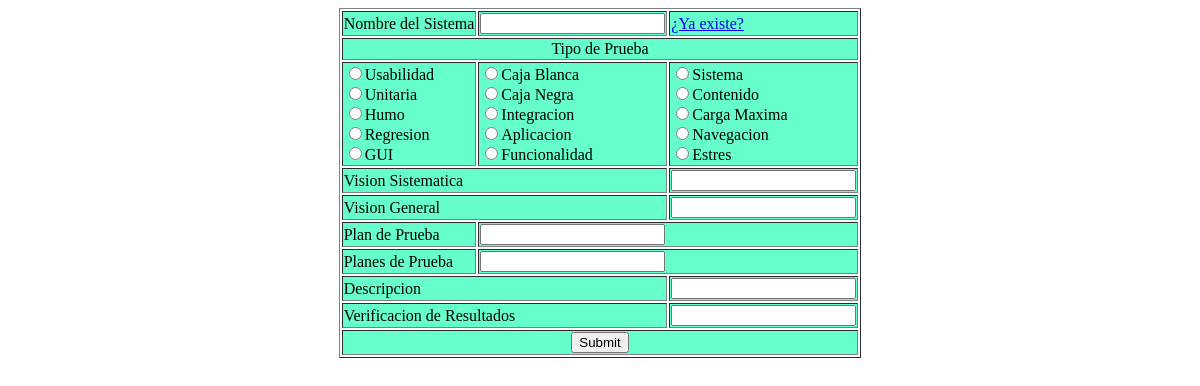
Page /Pruebas.php?sis=1&typu=0&tysis=0 (signed in) on the committed database.
### tables this page shows
CREATE TABLE IF NOT EXISTS `prueba` (
  `id_prueba` int(3) NOT NULL AUTO_INCREMENT,
  `tipo` varchar(30) NOT NULL,
  PRIMARY KEY (`id_prueba`)
);

### Pruebas.php (the view, shortened to what this page needs)
<?php
$id_usuario = $_SESSION['iduser'];
$vsis = $_GET["sis"];
$rdbtn = $_REQUEST["typu"];
$selsist = $_REQUEST["tysis"];
?>
<HTML>
<HEAD>
 <link rel="stylesheet" type="text/css" href="./css/estilotabla.css">
</HEAD>
<BODY>
		<form method="post" action="addprueba.php?idsist=<?php echo $selsist;?>&idp=<?php echo $rdbtn;?>" onSubmit="return val(this)" enctype="multipart/form-data">
          <table border="1"  align="center" class="prueba">
                <tr>
                  <td colspan>Nombre del Sistema</td>
                  <td>
					  <?php
                      if($vsis == 0){ ?>
                      <select name="ns" id="ns" style="alignment-adjust:middle">
                      <?php
                        require_once("Conexion/conexionphpaud.php");
                        mysql_select_db($database,$conexion);
                        $sql="select * from sistema";
                        $Rs=mysql_query($sql,$conexion) or die (mysql_error());
                        $row_Rs=mysql_fetch_assoc($Rs);
                        do{
							if($selsist==$row_Rs["id_sistema"]){
                      ?>
                      <option value="<?php echo $row_Rs["id_sistema"];?>" selected><?php echo $row_Rs["nombre"];?></option>
                      <?php
							}
					  else
					  		{
					  ?>
                      <option value="<?php echo $row_Rs["id_sistema"];?>" ><?php echo $row_Rs["nombre"];?></option>
                      <?php }}while($row_Rs = mysql_fetch_assoc($Rs));
                      ?>
                      </select>
				   </td>
                   <td><a href="Pruebas.php?sis=1&typu=0&tysis=0" class="liga">Nuevo</a></td>
                </tr>
                	  <?php
					  }
					  else
					  {
					  ?>
                      	<input type="text" name="ns">
                      	<td><a href="Pruebas.php?sis=0&typu=0&tysis=0" class="liga">¿Ya existe?</a></td>
                      <?php
					  }
					  ?>
                <tr>
                  <td colspan="3" align="center">Tipo de Prueba</td>
                </tr>
<tr>
                <?php
                        require_once("Conexion/conexionphpaud.php");
                        $sqlp="select * from prueba";
                        $Rsp=mysql_query($sqlp,$conexion) or die (mysql_error());
                        $row_Rsp=mysql_fetch_assoc($Rsp);
                        do{
							if($rdbtn==$row_Rsp["id_prueba"]){
				?>
						<?php
					   if($row_Rsp ["id_prueba"] == 1 || $row_Rsp ["id_prueba"] == 6 ||  $row_Rsp ["id_prueba"] == 11){
					   ?>
                        <td>
                        <?php }
						?>
                        <input type="radio" name="prueba" id="prueba" value="<?php echo $row_Rsp ["id_prueba"];?>" onChange="rdbtn()" checked><?php echo $row_Rsp["tipo"];?><br>
                        <?php
							}
							else
							{
						?>
                       <?php
					   if($row_Rsp ["id_prueba"] == 1 || $row_Rsp ["id_prueba"] == 6 ||  $row_Rsp ["id_prueba"] == 11){
					   ?>
                        <td>
                        <?php }
						?>
                        <input type = "radio" name="prueba" id="prueba" value="<?php echo $row_Rsp ["id_prueba"];?>" onChange="rdbtn()"><?php echo $row_Rsp["tipo"];?><br>
                        <?php }if($row_Rsp ["id_prueba"] == 5 || $row_Rsp ["id_prueba"] == 15){   ?>
                        </td>
                        <?php }    ?>
                        <?php }while($row_Rsp = mysql_fetch_assoc($Rsp));?>
</tr>
                <?php
				 	if($vsis==0){$selsist= $selsist;}else{$selsist=0; $rdbtn=0; $id_usuario=0;}
					require_once("Conexion/conexionphpaud.php");
                    $sqlc="select * from funciones where id_prueba=". $rdbtn. " and id_usuario=". $id_usuario . " and id_sistema=" . $selsist;
                    $Rsc=mysql_query($sqlc,$conexion) or die (mysql_error());
                    $row_Rsc=mysql_fetch_assoc($Rsc);
					if($row_Rsc<>0){
				?>
                	<tr>
                	<td colspan="2">Vision Sistematica</td>
                    <td><input type="text" name="visionsist" value="<?php echo $row_Rsc['v_sist'];?>" readonly></td>
                </tr>
                <tr>
                	<td colspan="2">Vision General</td>
                    <td><input type="text" name="visiongen" value="<?php echo $row_Rsc['v_gral'];?>" readonly></td>
                </tr>
                <tr>
                	<td>Plan de Prueba</td>
                    <td colspan="2"><input type="text" name="planp" value="<?php echo $row_Rsc['plan_p'];?>" readonly></td>
                </tr>
                <tr>
                	<td height="38">Planes de Prueba</td>
                  <td colspan="2"><input type="text" name="imagen"  value="<?php echo $row_Rsc['planes_p'];?>"readonly></td>
                </tr>
               <tr>
                	<td colspan="2">Descripcion</td>
                    <td colspan="2"><input type="text" name="desc" value="<?php echo $row_Rsc['descripcion'];?>" readonly></td>
                </tr>
                <tr>
                	<td colspan="2">Verificacion de Resultados</td>
                    <td><input type="text" name="vresult" value="<?php echo $row_Rsc['v_r'];?>" readonly></td>
                </tr>
                <tr>
                  <td colspan="3" align="center"><input type="submit" disabled ></td>
                <?php
				}else{
				?>
                <tr>
                	<td colspan="2">Vision Sistematica</td>
                    <td><input type="text" name="visionsist"></td>
                </tr>
                <tr>
                	<td colspan="2">Vision General</td>
                    <td><input type="text" name="visiongen"></td>
                </tr>
                <tr>
                	<td>Plan de Prueba</td>
                    <td colspan="2"><input type="text" name="planp" ></td>
                </tr>
                <tr>
                	<td>Planes de Prueba</td>
                    <td colspan="2"><input type="text" name="imagen" ></td>
                </tr>
               <tr>
                	<td colspan="2">Descripcion</td>
                    <td colspan="2"><input type="text" name="desc"></td>
                </tr>
                <tr>
                	<td colspan="2">Verificacion de Resultados</td>
                    <td><input type="text" name="vresult"></td>
                </tr>
                <tr>
                  <td colspan="3" align="center"><input type="submit" ></td>
                </tr>
                <?php }?>
        </table>
     </form>
</BODY>
</HTML>

### css/estilotabla.css (style rules this page uses)
.prueba tr { background-color: #6FC; }

### rows in the picture
prueba: tipo "Usabilidad"
prueba: tipo "Unitaria"
prueba: tipo "Humo"
prueba: tipo "Regresion"
prueba: tipo "GUI"
prueba: tipo "Caja Blanca"
prueba: tipo "Caja Negra"
prueba: tipo "Integracion"
prueba: tipo "Aplicacion"
prueba: tipo "Funcionalidad"
prueba: tipo "Sistema"
prueba: tipo "Contenido"
prueba: tipo "Carga Maxima"
prueba: tipo "Navegacion"
prueba: tipo "Estres"
